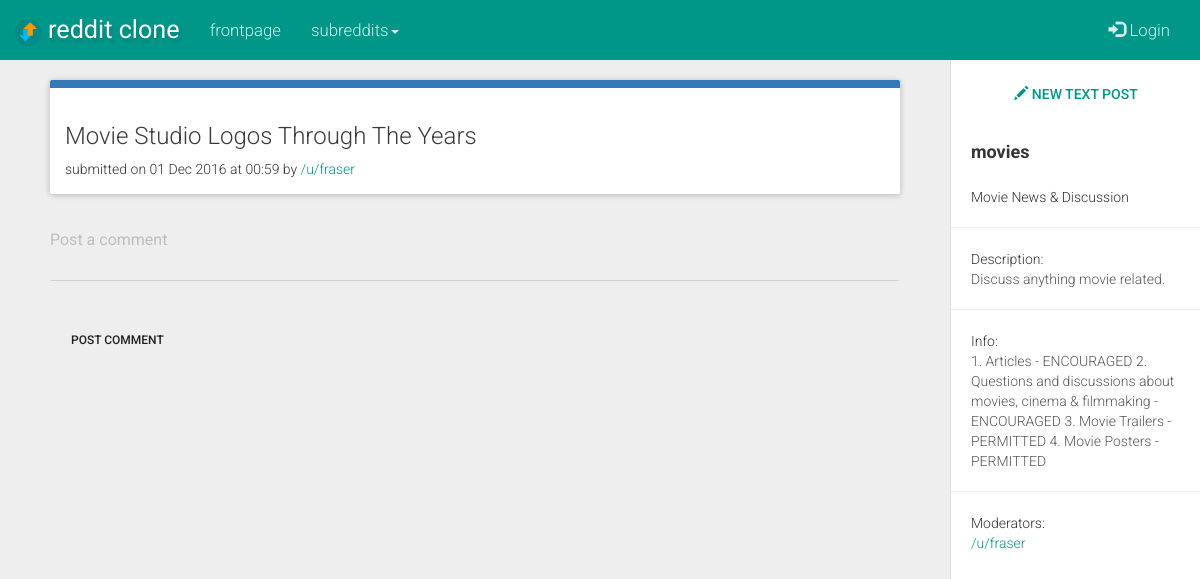
/r/movies/comments/5nsrut4/movie_studio_logos_through_the_years/, run on the app's committed database.
### tables this page shows
CREATE TABLE posts (
  post_id TEXT UNIQUE,
  related_subreddit_id TEXT,
  related_subreddit_name TEXT,
  related_user_id TEXT,
  post_type TEXT,
  post_title TEXT,
  url_friendly_title TEXT,
  post_link TEXT,
  post_textarea TEXT,
  post_timestamp TEXT,
  post_votes TEXT,
  upvoted_by_user TEXT,
  downvoted_by_user TEXT
);

CREATE TABLE subreddits (
  subreddit_id TEXT UNIQUE,
  subreddit_name TEXT UNIQUE,
  subreddit_title TEXT,
  subreddit_desc TEXT,
  subreddit_sidebar TEXT,
  subreddit_created_on TEXT,
  created_by_user TEXT
);

### app.py (the view)
@app.route('/r/<string:subreddit>/comments/<string:post_id>/<string:post_title>/')
def comments_section(subreddit, post_id, post_title):
  con = sqlite3.connect(db_location)
  con.row_factory = sqlite3.Row
  cursor = con.cursor()
  cursor.execute("SELECT * FROM subreddits WHERE subreddit_name=?",(subreddit, ))
  subreddit = cursor.fetchall()
  cursor.execute("SELECT * FROM comments WHERE related_post_id=parent_id AND related_post_id=?",(post_id, ))
  top_level_comments = cursor.fetchall()
  cursor.execute("SELECT * FROM comments WHERE related_post_id != parent_id")
  comment_replies = cursor.fetchall()
  cursor.execute("SELECT * FROM posts WHERE post_id=?",(post_id, ))
  post_details = cursor.fetchall()
  return render_template('comments.html', post_details = post_details, top_level_comments = top_level_comments, comment_replies = comment_replies, subreddit = subreddit)

### app.py (called while the page is built)
@app.teardown_appcontext
def close_db_connection(exception):
  db = getattr(g, 'db', None)
  if db is not None:
    db.close()

### templates/comments.html (shortened to what this page needs)
{% extends "base.html" %}
{% block body %}
  {% if post_details %}
    {% for post in post_details %}
      <div id="wrapper">
        <div id="sidebar-wrapper">
            <ul class="sidebar-nav"><br>
                <a href="{{ url_for('submit_form', _anchor='link') }}" class="btn btn-primary btn-block btn-sq"> new link</a>
                <a href="{{ url_for('submit_form', _anchor='text') }}" class="btn btn-primary btn-block btn-sq"><span class="glyphicon glyphicon-pencil"> </span> new text post</a>
              {% for sub in subreddit %}
                <li class="sidebar-brand">
                    <strong>{{ sub.subreddit_name }}</strong>
                </li>
                <li>
                    <small class="sidebar-item">{{ sub.subreddit_title }} </small>
                </li>
                <hr>
                <li>
                    <small>Description:</small>
                    <p class="sidebar-item">{{ sub.subreddit_desc }} </p>
                </li>
                <hr>
                <li>
                    <small>Info:</small>
                    <p class="sidebar-item">{{ sub.subreddit_sidebar }}</p>
                </li>
                <hr>
                <li>
                    <small>Moderators:</small>
                    <p class="sidebar-item">
                      <a href="{{ url_for('user', user=sub.created_by_user) }}">/u/{{ sub.created_by_user }}</a>
                    </p>
                </li>
              {% endfor %}
            </ul>
        </div>
        <div id="page-content-wrapper">
            <div class="container-fluid">
                <div class="row">
                    <div class="col-lg-12">
                        <div class="panel panel-default panel-post">
                          <div class="panel-body">
                            {% if post.post_type == 'link' %}
                              <h3><a href="{{ ''.join([' ',post.post_link]) }}" class="post-title-link" target="_blank"> {{ post.post_title }}</a></h3>
                            {% endif %}
                            {% if post.related_user_id == session['username'] %}
                              <small>submitted on {{ post.post_timestamp }} by <a href="{{ url_for('user', user=post.related_user_id) }}"><span class="label label-primary label-op">/u/{{post.related_user_id}}</span></a> -
                              <form action="{{ url_for('delete_post') }}" method="post" enctype="multipart/form-data" id="deletePost" style="display:inline;">
                                <input type="hidden" name="post_id" value="{{ post.post_id }}">
                                <a href="">edit </a> <button type="button" class="btn btn-link btn-xs" data-toggle="modal" data-target="#delete-post-modal" style="color:#ce1414;">delete </button>
                              </form>
                              </small>
                            {% else %}
                              <small>submitted on {{ post.post_timestamp }} by <a href="{{ url_for('user', user=post.related_user_id) }}">/u/{{post.related_user_id}}</a> </small>
                            {% endif %}
                          </div>
                        </div>
                        <div class="comments-wrapper">
                          <div class="comment-form-container">
                            <form action="{{ url_for('add_comment') }}" method="POST" enctype="multipart/form-data">
                              <textarea rows="2" class="form-control comment-form" name="comment_text" id="comment_text" placeholder="Post a comment" required></textarea><br>
                              <button type="submit" class="btn btn-default btn-sm btn-sq">post comment</button>
                            </form>
                          </div>
                        </div>
                    </div>
                </div>
            </div>
        </div>
    </div>
    {% endfor %}
  {% endif %}
{% endblock %}

### static/css/style.css (style rules this page uses)
small { font-size: 100%; }
.sidebar-nav > .btn { margin: 10px 0px !important; }
.form-control { border-radius:0px !important; }
.btn-sq { border-radius: 0px !important; }
.panel-post { border-top: 8px solid #337ab7; z-index:5; }
a.post-title-link { color: #3a3a3a; }
.comments-wrapper { width: 100%; height: 100%; }
.comment-form { border-radius: 4px !important; }
#sidebar-wrapper { position: fixed !important; top: 0px; overflow-y: scroll !important; }
#page-content-wrapper { position: relative !important; }

### static/css/sidebar.css (style rules this page uses)
body { overflow-x: hidden; }
#wrapper { margin-top: -20px; padding-left: 0; -webkit-transition: all 0.5s ease; -moz-transition: all 0.5s ease; -o-transition: all 0.5s ease; transition: all 0.5s ease; }
#sidebar-wrapper { z-index: 1000; position: absolute; right: 0px; width: 0; height: 100%; margin-left: -250px; overflow: hidden; background: #fff; border-left: 1px solid #dcdcdc; -webkit-transition: all 0.5s ease; -moz-transition: all 0.5s ease; -o-transition: all 0.5s ease; transition: all 0.5s ease; }
#page-content-wrapper { width: 100%; position: absolute; padding: 15px; }
.sidebar-nav { position: absolute; top: 0; width: 250px; margin: 0; padding: 0; list-style: none; }
.sidebar-nav li { margin: 0px 20px 0px 20px; }
.sidebar-nav li p { color:#565656; word-wrap: break-word; }
.sidebar-nav > .sidebar-brand { height: 65px; font-size: 18px; line-height: 60px; }
@media (min-width:1024px) { #wrapper { margin-top: -20px; padding-right: 250px; } }
@media (min-width:1024px) { #sidebar-wrapper { width: 250px; } }
@media (min-width:1024px) { #page-content-wrapper { padding: 20px; position: relative; } }

### data on the page
posts: post_title "Movie Studio Logos Through The Years", post_timestamp "01 Dec 2016 at 00:59", related_user_id "fraser"
subreddits: subreddit_name "movies", subreddit_title "Movie News & Discussion", subreddit_desc "Discuss anything movie related.", subreddit_sidebar "1. Articles - ENCOURAGED 2. Questions and discussions about movies, cinema & filmmaking - ENCOURAGED 3. Movie Trailers - PERMITTED 4. Movie Posters - PERMITTED", created_by_user "fraser"
